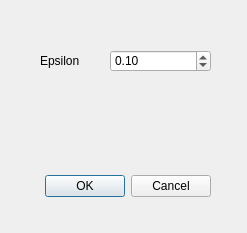
<?xml version="1.0" encoding="UTF-8"?>
<ui version="4.0">
 <class>Dialog</class>
 <widget class="QDialog" name="Dialog">
  <property name="geometry">
   <rect>
    <x>0</x>
    <y>0</y>
    <width>247</width>
    <height>233</height>
   </rect>
  </property>
  <property name="windowTitle">
   <string>eGreedy设置</string>
  </property>
  <widget class="QDialogButtonBox" name="buttonBox">
   <property name="geometry">
    <rect>
     <x>30</x>
     <y>170</y>
     <width>181</width>
     <height>32</height>
    </rect>
   </property>
   <property name="locale">
    <locale language="Chinese" country="China"/>
   </property>
   <property name="orientation">
    <enum>Qt::Horizontal</enum>
   </property>
   <property name="standardButtons">
    <set>QDialogButtonBox::Cancel|QDialogButtonBox::Ok</set>
   </property>
  </widget>
  <widget class="QLabel" name="label">
   <property name="geometry">
    <rect>
     <x>40</x>
     <y>50</y>
     <width>61</width>
     <height>21</height>
    </rect>
   </property>
   <property name="text">
    <string>Epsilon</string>
   </property>
   <property name="wordWrap">
    <bool>true</bool>
   </property>
  </widget>
  <widget class="QDoubleSpinBox" name="spEpsilon">
   <property name="geometry">
    <rect>
     <x>110</x>
     <y>50</y>
     <width>101</width>
     <height>22</height>
    </rect>
   </property>
   <property name="maximum">
    <double>1.000000000000000</double>
   </property>
   <property name="singleStep">
    <double>0.100000000000000</double>
   </property>
   <property name="value">
    <double>0.100000000000000</double>
   </property>
  </widget>
 </widget>
 <resources/>
 <connections>
  <connection>
   <sender>buttonBox</sender>
   <signal>accepted()</signal>
   <receiver>Dialog</receiver>
   <slot>accept()</slot>
   <hints>
    <hint type="sourcelabel">
     <x>248</x>
     <y>254</y>
    </hint>
    <hint type="destinationlabel">
     <x>157</x>
     <y>274</y>
    </hint>
   </hints>
  </connection>
  <connection>
   <sender>buttonBox</sender>
   <signal>rejected()</signal>
   <receiver>Dialog</receiver>
   <slot>reject()</slot>
   <hints>
    <hint type="sourcelabel">
     <x>316</x>
     <y>260</y>
    </hint>
    <hint type="destinationlabel">
     <x>286</x>
     <y>274</y>
    </hint>
   </hints>
  </connection>
 </connections>
</ui>
